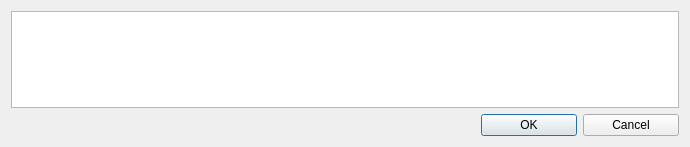
<?xml version="1.0" encoding="UTF-8"?>
<ui version="4.0">
 <class>EditorDialog</class>
 <widget class="QDialog" name="EditorDialog">
  <property name="geometry">
   <rect>
    <x>0</x>
    <y>0</y>
    <width>690</width>
    <height>147</height>
   </rect>
  </property>
  <property name="windowTitle">
   <string>Editor</string>
  </property>
  <property name="modal">
   <bool>true</bool>
  </property>
  <layout class="QVBoxLayout" name="verticalLayout_2">
   <item>
    <widget class="QPlainTextEdit" name="plainTextEdit">
     <property name="font">
      <font>
       <family>Lucida Console</family>
      </font>
     </property>
     <property name="horizontalScrollBarPolicy">
      <enum>Qt::ScrollBarAlwaysOff</enum>
     </property>
    </widget>
   </item>
   <item>
    <layout class="QHBoxLayout" name="horizontalLayout">
     <item>
      <spacer name="horizontalSpacer">
       <property name="orientation">
        <enum>Qt::Horizontal</enum>
       </property>
       <property name="sizeHint" stdset="0">
        <size>
         <width>40</width>
         <height>20</height>
        </size>
       </property>
      </spacer>
     </item>
     <item>
      <widget class="QPushButton" name="acceptButton">
       <property name="minimumSize">
        <size>
         <width>96</width>
         <height>0</height>
        </size>
       </property>
       <property name="text">
        <string>OK</string>
       </property>
      </widget>
     </item>
     <item>
      <widget class="QPushButton" name="cancelButton">
       <property name="minimumSize">
        <size>
         <width>96</width>
         <height>0</height>
        </size>
       </property>
       <property name="text">
        <string>Cancel</string>
       </property>
      </widget>
     </item>
    </layout>
   </item>
  </layout>
 </widget>
 <tabstops>
  <tabstop>plainTextEdit</tabstop>
  <tabstop>acceptButton</tabstop>
  <tabstop>cancelButton</tabstop>
 </tabstops>
 <resources/>
 <connections>
  <connection>
   <sender>acceptButton</sender>
   <signal>clicked()</signal>
   <receiver>EditorDialog</receiver>
   <slot>accept()</slot>
   <hints>
    <hint type="sourcelabel">
     <x>455</x>
     <y>304</y>
    </hint>
    <hint type="destinationlabel">
     <x>307</x>
     <y>162</y>
    </hint>
   </hints>
  </connection>
  <connection>
   <sender>cancelButton</sender>
   <signal>clicked()</signal>
   <receiver>EditorDialog</receiver>
   <slot>reject()</slot>
   <hints>
    <hint type="sourcelabel">
     <x>557</x>
     <y>304</y>
    </hint>
    <hint type="destinationlabel">
     <x>307</x>
     <y>162</y>
    </hint>
   </hints>
  </connection>
 </connections>
</ui>
